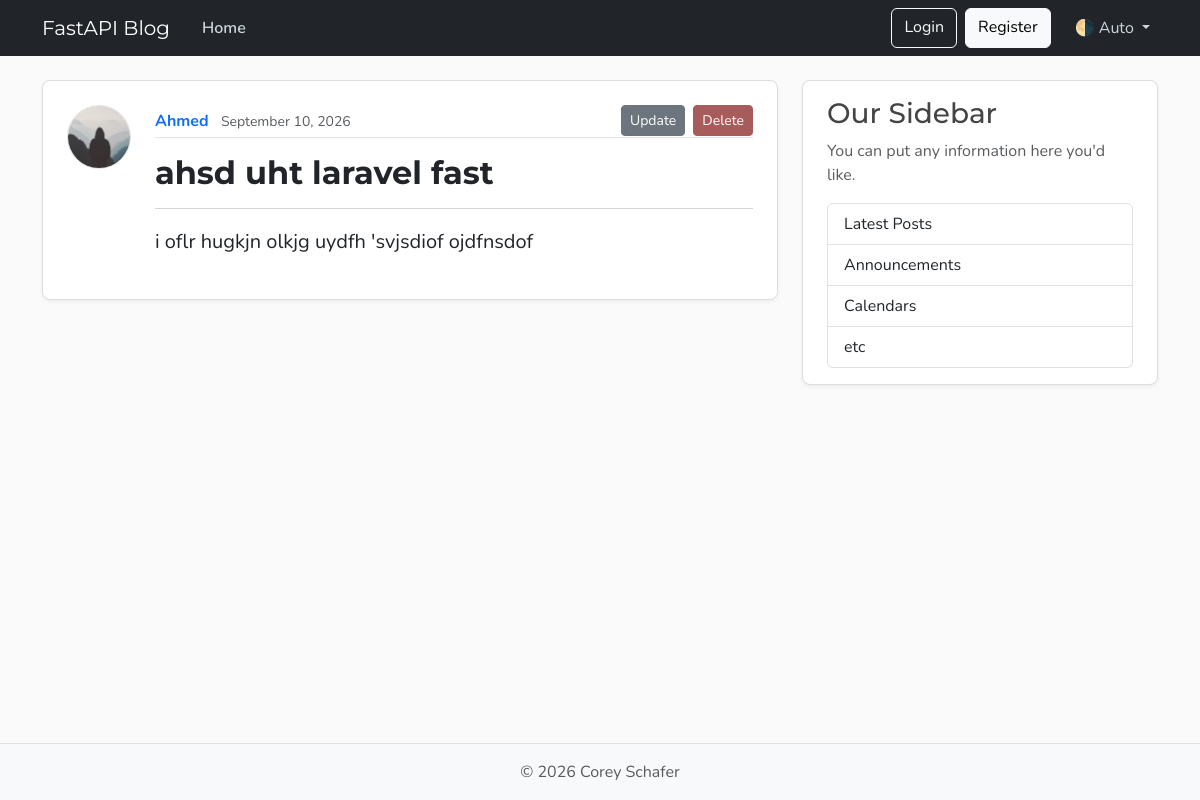
The page /posts/2 on the database its author committed.
### schemas/model.py (models this page shows, shortened)
class User(Base):
    __tablename__ = "users"
    id: Mapped[int] = mapped_column(Integer, primary_key=True, index=True)
    username: Mapped[str] = mapped_column(String(50), unique=True, nullable=False)
    email: Mapped[str] = mapped_column(String(120), unique=True, nullable=False)
    image_file: Mapped[str | None] = mapped_column(String(200), nullable=True, default=None)
    posts: Mapped[list[Post]] = relationship("Post", back_populates="author")

class Post(Base):
    __tablename__ = "posts"
    id: Mapped[int] = mapped_column(Integer, primary_key=True, index=True)
    title: Mapped[str] = mapped_column(String(100), nullable=False)
    content: Mapped[str] = mapped_column(Text, nullable=False)
    user_id: Mapped[int] = mapped_column(ForeignKey("users.id"), nullable=False, index=True)
    date_posted: Mapped[datetime] = mapped_column(
        DateTime(timezone=True),
        default=lambda: datetime.now(timezone.utc),
    )
    author: Mapped[User] = relationship("User", back_populates="posts")

### main.py (the view)
@app.get("/posts/{post_id}", include_in_schema=False, name="post_page")
def get_post_page(request: Request, post_id: int, db: Annotated[Session, Depends(get_db)]):
    result = db.execute(select(schemas.model.Post).where(schemas.model.Post.id == post_id))
    post = result.scalars().first()
    if not post:
        raise HTTPException(status_code=status.HTTP_404_NOT_FOUND, detail="Post not found")
    return templates.TemplateResponse(
        request,
        "index.html",
        {"post": post, "title": post.title}
    )

### templates/index.html (shortened to what this page needs)
{% extends "layout.html" %}
{% block content %}
    <article class="content-section py-4 px-4 mb-4">
        <div class="d-flex align-items-start gap-4">
            <img class="rounded-circle article-img flex-shrink-0"
                 src="{{ post.author.image_path }}"
                 alt="{{ post.author.username }}'s profile picture"
                 width="64"
                 height="64"
                 loading="lazy">
            <div class="flex-grow-1">
                <div class="article-metadata mb-3 d-flex justify-content-between align-items-center">
                    <div>
                        <a class="me-2 fw-bold text-decoration-none" href="{{ url_for('user_posts', user_id=post.author.id) }}">
                            {{ post.author.username }}
                        </a>
                        <small class="text-body-secondary">{{ post.date_posted.strftime("%B %d, %Y") }}</small>
                    </div>
                    <div>
                        <a class="btn btn-secondary btn-sm me-1" href="{{ url_for('update_post', post_id=post.id) }}">Update</a>
                        <button type="button" class="btn btn-danger btn-sm" data-bs-toggle="modal" data-bs-target="#deleteModal">Delete</button>
                    </div>
                </div>
                <h1 class="article-title text-body mb-3 fs-2 fw-bold">
                    {{ post.title }}
                </h1>
                <hr class="text-body-secondary">
                <p class="article-content text-body fs-5 mt-3 text-wrap" style="line-height: 1.7; white-space: pre-wrap;">
                    {{ post.content }}
                </p>
            </div>
        </div>
    </article>
{% endblock content %}

### static/css/main.css (style rules this page uses)
:root { --font-heading: "Montserrat", system-ui, -apple-system, BlinkMacSystemFont, sans-serif; --font-body: "Nunito", system-ui, -apple-system, BlinkMacSystemFont, sans-serif; --color-bg-body: #fafafa; --color-bg-content: #ffffff; --color-text-primary: #333333; --color-text-heading: #444444; --color-steel: #527c9f; --color-nav-link: #cbd5db; --color-nav-link-hover: #ffffff; --color-link-hover: #428bca; --color-border: #dddddd; --color-border-light: #e3e3e3; --spacing-xl: 5rem; --article-img-size: 4rem; --account-img-size: 7.813rem; }
body { font-family: var(--font-body); background: var(--color-bg-body); color: var(--color-text-primary); }
h1, h2, h3, h4, h5, h6 { font-family: var(--font-heading); color: var(--color-text-heading); }
a { text-decoration: none; }
.content-section { background: var(--color-bg-content); border: 1px solid var(--color-border); border-radius: 0.5rem; box-shadow: 0 2px 4px rgba(15, 23, 42, 0.05); transition: box-shadow 0.15s ease, transform 0.15s ease, border-color 0.15s ease; }
.article-title { color: var(--color-text-heading); transition: color 0.2s ease-in-out; }
.article-content { white-space: pre-line; font-size: 1.25rem; }
.article-img { height: var(--article-img-size); width: var(--article-img-size); flex-shrink: 0; object-fit: cover; border: 1px solid var(--color-border-light); box-shadow: 0 0 0 2px var(--color-bg-content); }
.article-metadata { padding-bottom: 0.063rem; border-bottom: 1px solid var(--color-border-light); }
.article-metadata a { transition: color 0.2s ease-in-out; }
.btn-danger { --bs-btn-color: #fff; --bs-btn-bg: #a85b5b; --bs-btn-border-color: #a85b5b; --bs-btn-hover-color: #fff; --bs-btn-hover-bg: #924e4e; --bs-btn-hover-border-color: #874848; --bs-btn-active-color: #fff; --bs-btn-active-bg: #874848; --bs-btn-active-border-color: #7c4242; }

### rows shown on the page
User: author.username "Ahmed"
Post: date_posted "September 10, 2026", title "ahsd uht laravel fast", content "i oflr hugkjn olkjg uydfh 'svjsdiof ojdfnsdof"
